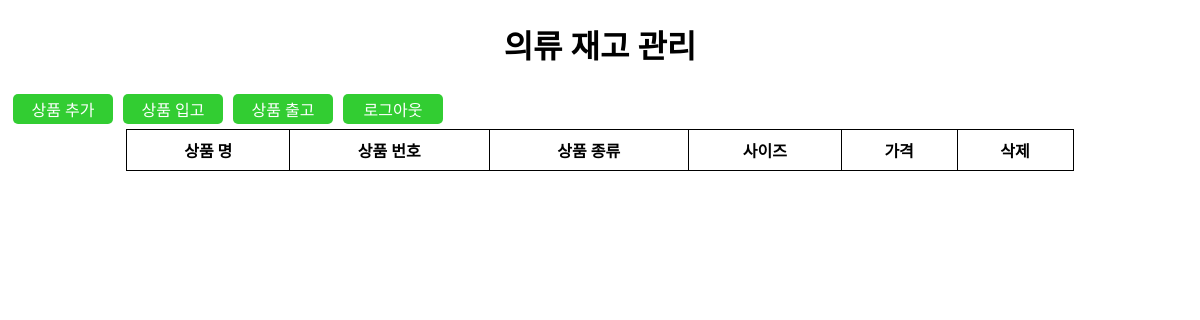
Page / (signed in) on the earlier database version.
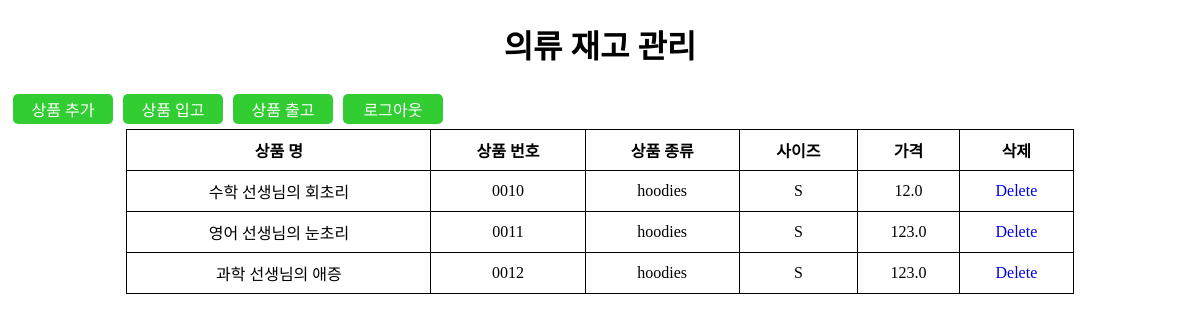
Same page on the later database version.
### base/models.py (models this page shows)
class Product(models.Model):
    class Meta:
        db_table = "product"
    author = models.ForeignKey(UserModel, on_delete=models.CASCADE)
    code = models.CharField(max_length=5)
    name = models.CharField(max_length=20)
    type = models.CharField(max_length=200)
    price = models.FloatField(null=True, default=0)
    sizes = (
        ('S', 'Small'),
        ('M', 'Medium'),
        ('L', 'Large'),
        ('F', 'Free'),
    )
    size = models.CharField(choices=sizes, max_length=1)

### base/views.py (the view)
# urls.py: path('',include('base.urls')), # base app url 연결
def base(request):
    products = Product.objects.all()
    return render(request, 'base.html',{'products':products})

### templates/base.html (shortened to what this page needs)
<!DOCTYPE html>
<html>
<head>
</head>
<body>
<div style="text-align: center">
    <h1>의류 재고 관리</h1>
</div>
<div style="display: flex">
    {% if not user.is_authenticated %}
        <a href="/sign-in">
            <div class="btn">로그인</div>
        </a>
        <a href="/sign-up">
            <div class="btn">회원가입</div>
        </a>
    {% else %}
        <a href="/product">
            <div class="btn">상품 추가</div>
        </a>
        <a href="/inbound">
            <div class="btn">상품 입고</div>
        </a>
        <a href="/product">
            <div class="btn">상품 출고</div>
        </a>
        <a href="/logout">
            <div class="btn">로그아웃</div>
        </a>
    {% endif %}
</div>
<table>
    <thead>
    <tr>
        <th>상품 명</th>
        <th>상품 번호</th>
        <th>상품 종류</th>
        <th>사이즈</th>
        <th>가격</th>
        <th>삭제</th>
    </tr>
    </thead>
    <tbody>
    {% for product in products %}
        <tr>
            <td>{{ product.name }}</td>
            <td>{{ product.code }}</td>
            <td>{{ product.type }}</td>
            <td>{{ product.size }}</td>
            <td>{{ product.price }}</td>
            {% if request.user == product.author %}
                <td><a href="{% url 'delete_product' product.id %}">Delete</a></td>
            {% endif %}
        </tr>
    {% endfor %}
    </tbody>
</table>
</body>
</html>

Differences in the rows shown:
added Product: name "수학 선생님의 회초리", code "0010", type "hoodies", size "S", price "12.0", shows "Delete"
added Product: name "영어 선생님의 눈초리", code "0011", type "hoodies", size "S", price "123.0", shows "Delete"
added Product: name "과학 선생님의 애증", code "0012", type "hoodies", size "S", price "123.0", shows "Delete"
